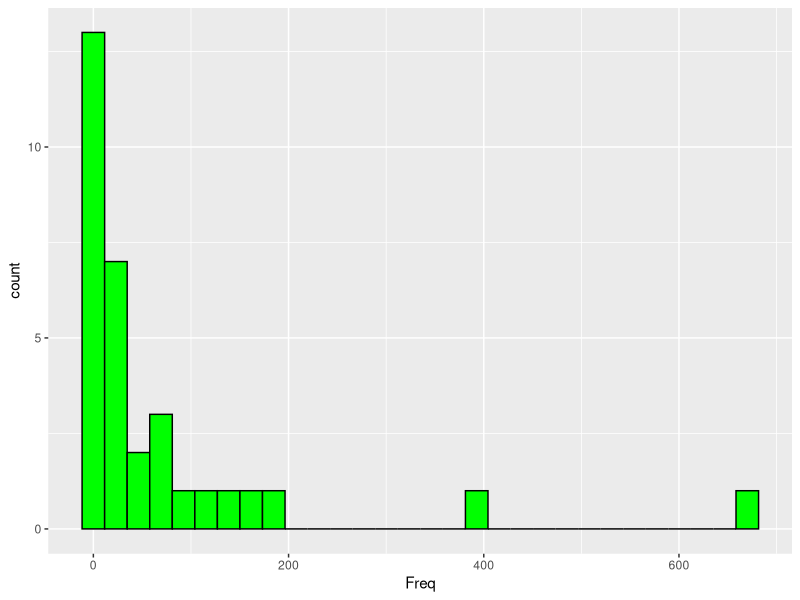

Recreate this plot in R.
# Load the ggplot2 library
library(ggplot2)

# Load the Titanic dataset (a built-in dataset in R)
data(Titanic)

# Convert the Titanic dataset to a data frame
Titanic_df <- as.data.frame(Titanic)

# Create a histogram using ggplot
ggplot(Titanic_df, aes(x = Freq)) +
  geom_histogram(color = "black", fill = "green", bins = 30)
